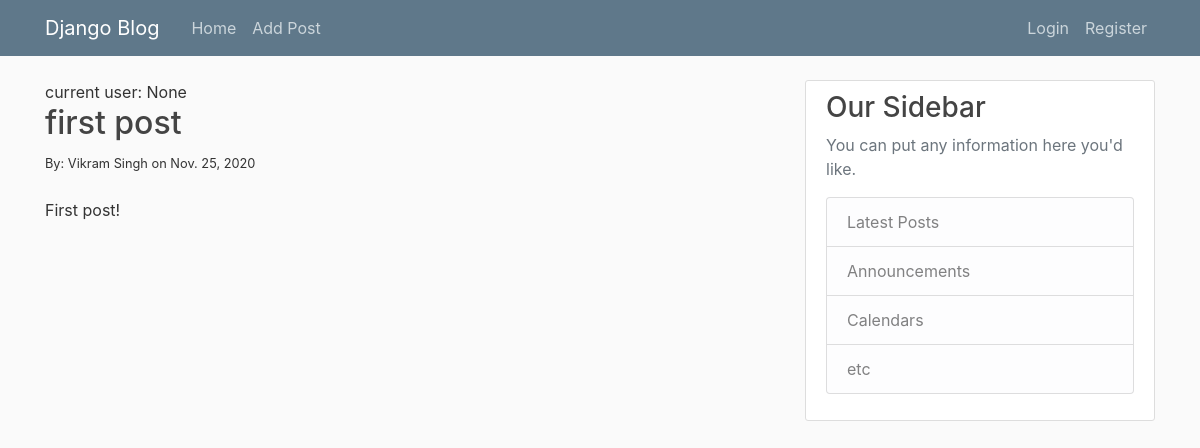
Before: /article/1 with the older database file.
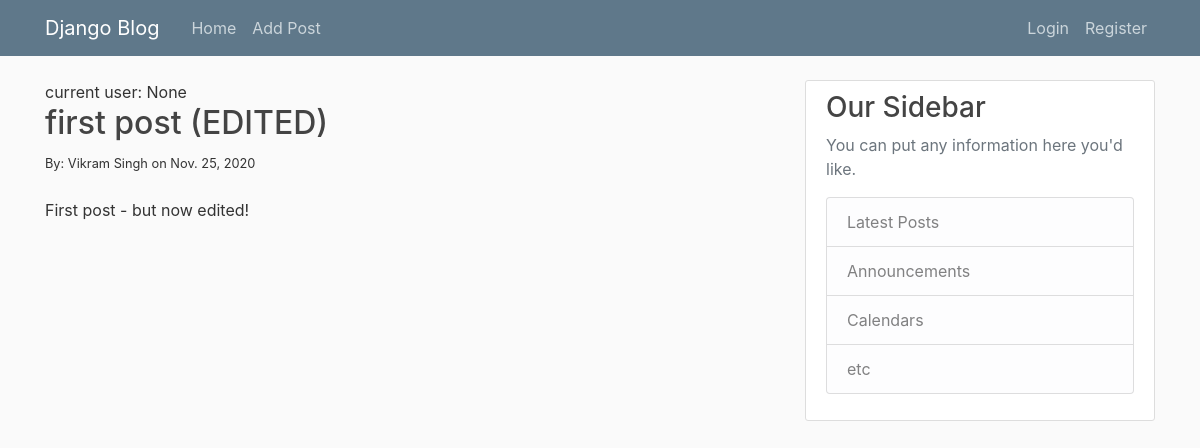
After: the same page with the newer database file.
### BlogApp/models.py (models this page shows, shortened)
class Post(models.Model):
    title = models.CharField(max_length=150)
    author = models.ForeignKey(User, on_delete=models.CASCADE)
    body = models.TextField()
    date = models.DateField(auto_now_add=True)

### BlogApp/views.py (the view)
# urls.py: path('article/<int:pk>', Article.as_view(), name='article-page'), # primary key
class Article(DetailView):
    model = Post
    template_name = 'article.html'

### BlogApp/templates/article.html (shortened to what this page needs)
{% extends "base.html" %}
{% block content %}
current user: {{user.id}}
<h2>{{ post.title }}</h2>
<small>By: {{post.author.first_name}} {{post.author.last_name}} on {{post.date}}</small>
<br><br>
{{post.body}}
<br><br><br>
{% endblock content %}

Changed rows visible on the page:
changed Post "Vikram": title "first post" → "first post (EDITED)"; body "First post!" → "First post - but now edited!"
